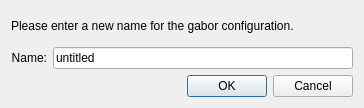
<?xml version="1.0" encoding="UTF-8"?>
<ui version="4.0">
 <class>GaborNameDialog</class>
 <widget class="QDialog" name="GaborNameDialog">
  <property name="geometry">
   <rect>
    <x>0</x>
    <y>0</y>
    <width>364</width>
    <height>108</height>
   </rect>
  </property>
  <property name="sizePolicy">
   <sizepolicy hsizetype="Fixed" vsizetype="Fixed">
    <horstretch>0</horstretch>
    <verstretch>0</verstretch>
   </sizepolicy>
  </property>
  <property name="maximumSize">
   <size>
    <width>364</width>
    <height>108</height>
   </size>
  </property>
  <property name="windowTitle">
   <string>New</string>
  </property>
  <property name="windowIcon">
   <iconset resource="resources.qrc">
    <normaloff>:/icons/icons/Pencil-64.png</normaloff>:/icons/icons/Pencil-64.png</iconset>
  </property>
  <property name="sizeGripEnabled">
   <bool>false</bool>
  </property>
  <property name="modal">
   <bool>true</bool>
  </property>
  <layout class="QGridLayout" name="gridLayout">
   <item row="0" column="0" colspan="2">
    <widget class="QLabel" name="lbl_message">
     <property name="text">
      <string>Please enter a new name for the gabor configuration.</string>
     </property>
    </widget>
   </item>
   <item row="1" column="0">
    <widget class="QLabel" name="lbl_name">
     <property name="text">
      <string>Name:</string>
     </property>
     <property name="alignment">
      <set>Qt::AlignRight|Qt::AlignTrailing|Qt::AlignVCenter</set>
     </property>
    </widget>
   </item>
   <item row="1" column="1">
    <widget class="QLineEdit" name="le_name">
     <property name="text">
      <string>untitled</string>
     </property>
    </widget>
   </item>
   <item row="2" column="0" colspan="2">
    <widget class="QDialogButtonBox" name="buttonBox">
     <property name="orientation">
      <enum>Qt::Horizontal</enum>
     </property>
     <property name="standardButtons">
      <set>QDialogButtonBox::Cancel|QDialogButtonBox::Ok</set>
     </property>
    </widget>
   </item>
  </layout>
 </widget>
 <resources>
  <include location="resources.qrc"/>
 </resources>
 <connections>
  <connection>
   <sender>buttonBox</sender>
   <signal>accepted()</signal>
   <receiver>GaborNameDialog</receiver>
   <slot>accept()</slot>
   <hints>
    <hint type="sourcelabel">
     <x>248</x>
     <y>254</y>
    </hint>
    <hint type="destinationlabel">
     <x>157</x>
     <y>274</y>
    </hint>
   </hints>
  </connection>
  <connection>
   <sender>buttonBox</sender>
   <signal>rejected()</signal>
   <receiver>GaborNameDialog</receiver>
   <slot>reject()</slot>
   <hints>
    <hint type="sourcelabel">
     <x>316</x>
     <y>260</y>
    </hint>
    <hint type="destinationlabel">
     <x>286</x>
     <y>274</y>
    </hint>
   </hints>
  </connection>
 </connections>
</ui>
